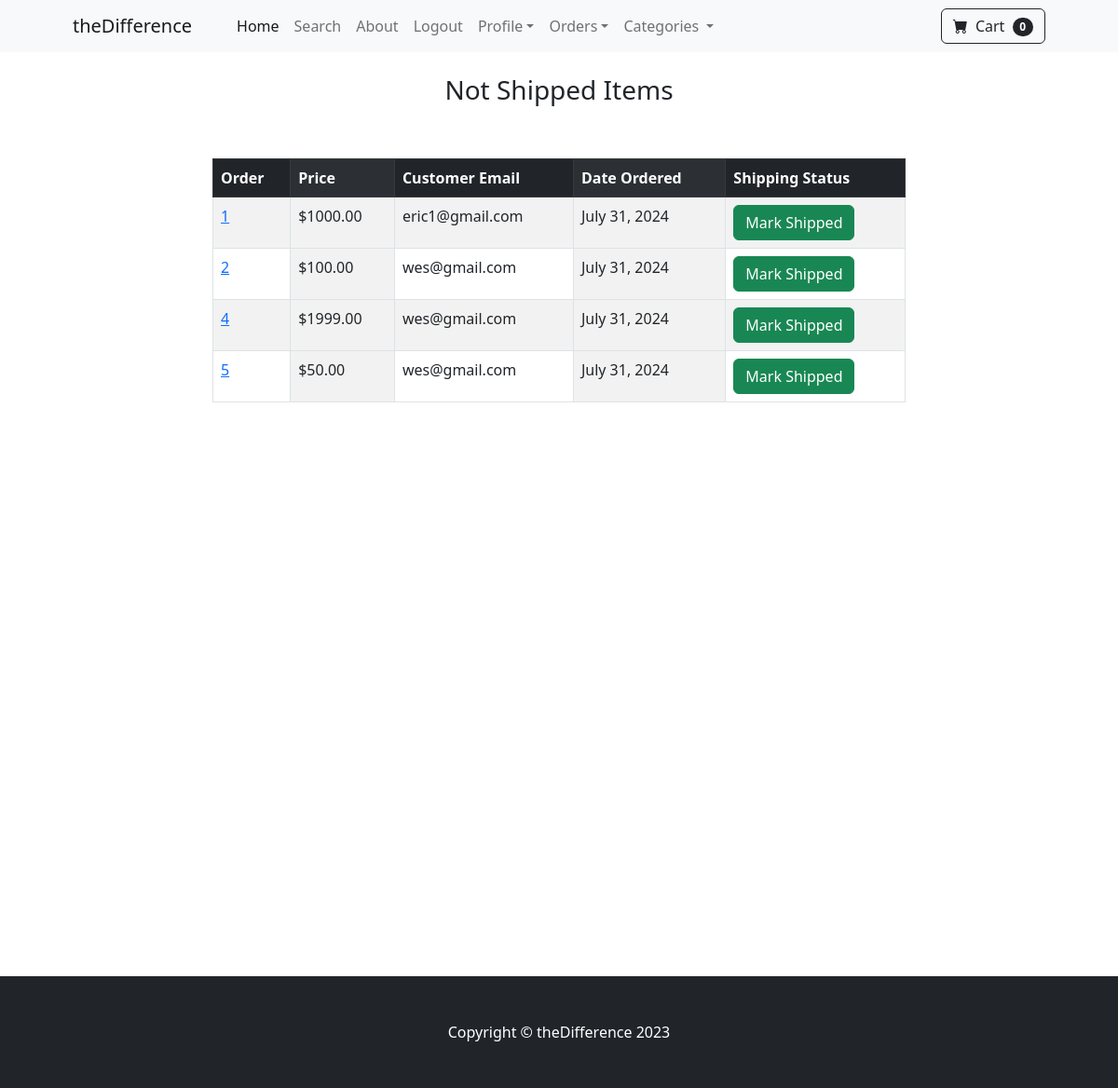
/payment/not_shipped_dash (signed in), run on an earlier commit of the app's database.
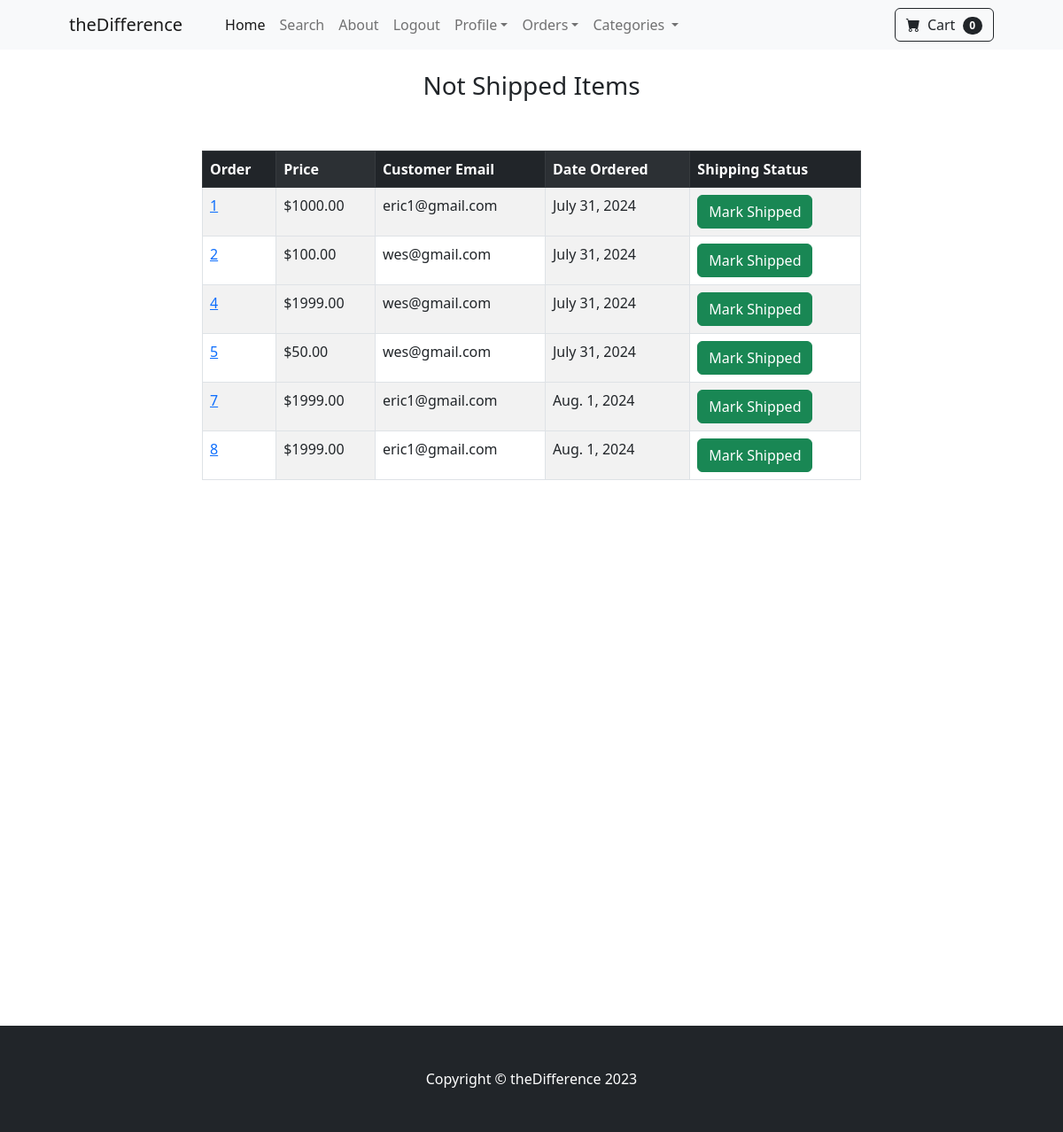
And on a later commit of the database.
### payment/models.py (models this page shows, shortened)
class Order(models.Model):
    user = models.ForeignKey(User, on_delete=models.CASCADE, null=True, blank=True)
    full_name = models.CharField(max_length=255)
    email = models.EmailField(max_length=255)
    shipping_address = models.TextField(max_length=15000)
    amount_paid = models.DecimalField(max_digits=7, decimal_places=2)
    date_ordered = models.DateField(auto_now_add=True)
    shipped = models.BooleanField(default=False)
    date_shipped = models.DateTimeField(blank=True, null=True)

### payment/views.py (the view, shortened to what this page needs)
# urls.py: path("not_shipped_dash", views.not_shipped_dash, name="not_shipped_dash"),
def not_shipped_dash(request):
    if request.user.is_authenticated and request.user.is_superuser:
        orders = Order.objects.filter(shipped=False)
        return render(
            request,
            "payment/not_shipped_dash.html",
            {"orders": orders},
        )
    else:
        messages.success(request, "Access Denied!")
        return redirect("home")

### cart/cart.py (called while the page is built)
    def __len__(self):
        return len(self.cart)

### cart/context_processors.py (called while the page is built)
def cart(request):
    return{'cart':Cart(request)}

### store/context_processors.py (called while the page is built)
def categories_processor(request):
    categories = Category.objects.all()
    return {"categories": categories}

### payment/templates/payment/not_shipped_dash.html (shortened to what this page needs)
{% extends 'base.html' %} {% block content %}
<br/>
<div class="container">
  <div class="row">
    <center>
      <div class="col-8">
       <h3>Not Shipped Items</h3>
       <br/><br/>
       <table class="table table-striped table-striped-columns table-hover table-bordered" >
        <thead class="table-dark">
          <tr>
            <th scope="col">Order</th>
            <th scope="col">Price</th>
            <th scope="col">Customer Email</th>
            <th scope="col">Date Ordered</th>
            <th scope="col">Shipping Status</th>
          </tr>
        </thead>
        <tbody>
{% for item in orders  %}
          <tr>
            <td><a href="{% url 'orders' item.id %}">{{item.id}}</a></td>
            <td>${{item.amount_paid}}</td>
            <td>{{ item.email }}</td>
            <td>{{ item.date_ordered }}</td>
            <td>
<form method="POST">
  <button type="submit" class="btn btn-success btn-small">Mark Shipped</button>
</form>
            </td>
          </tr>
 {% endfor %}
        </tbody>
      </table>
      </div>
    </center>
  </div>
</div>
<br/><br/><br/><br/><br/><br/><br/><br/><br/><br/><br/><br/><br/><br/><br/><br/><br/><br/><br/><br/><br/><br/><br/><br/><br/>
{% endblock %}

### store/templates/base.html (shortened to what this page needs)
{% load static %}
<!DOCTYPE html>
<html lang="en">
  <head>
    <link
      href="https://cdn.jsdelivr.net/npm/bootstrap-icons@1.5.0/font/bootstrap-icons.css"
      rel="stylesheet"
    />
    <link href="{% static 'css/styles.css'%}" rel="stylesheet" />
  </head>
  <body>
    {% include 'navbar.html' %}  {% block content %} {% endblock %}
    <footer class="py-5 bg-dark">
      <div class="container">
        <p class="m-0 text-center text-white">
          Copyright &copy; theDifference 2023
        </p>
      </div>
    </footer>
  </body>
</html>

### store/templates/navbar.html (shortened to what this page needs)
<nav class="navbar navbar-expand-lg navbar-light bg-light">
  <div class="container px-4 px-lg-5">
    <a class="navbar-brand" href="{% url 'home' %}">theDifference</a>
    <div class="collapse navbar-collapse" id="navbarSupportedContent">
      <ul class="navbar-nav me-auto mb-2 mb-lg-0 ms-lg-4">
        <li class="nav-item">
          <a class="nav-link active" aria-current="page" href="{% url 'home' %}"
            >Home</a
          >
        </li>
        <li class="nav-item">
          <a class="nav-link" href="{% url 'search' %}">Search</a>
        </li>
        <li class="nav-item">
          <a class="nav-link" href="{% url 'about' %}">About</a>
        </li>
        {% if user.is_authenticated %}
        <li class="nav-item">
          <a class="nav-link" href="{% url 'logout' %}"> Logout</a>
        </li>
        <li class="nav-item dropdown">
          <a
            class="nav-link dropdown-toggle"
            id="navbarDropdown"
            href="#"
            role="button"
            data-bs-toggle="dropdown"
            aria-expanded="false"
            >Profile</a
          >
        </li>
{% if user.is_superuser %}
        <li class="nav-item dropdown">
          <a
            class="nav-link dropdown-toggle"
            id="navbarDropdown"
            href="#"
            role="button"
            data-bs-toggle="dropdown"
            aria-expanded="false"
            >Orders</a
          >
        </li>
        {% endif %}
        {% endif %}
        <li class="nav-item dropdown">
          <a class="nav-link dropdown-toggle" id="navbarDropdown" href="#" role="button" data-bs-toggle="dropdown" aria-expanded="false">
              Categories
          </a>
      </li>
      </ul>
      <form class="d-flex">
        <a href="{% url 'cart_summary' %}" class="btn btn-outline-dark"
          ><i class="bi-cart-fill me-1"></i>
          Cart
          <span
            class="badge bg-dark text-white ms-1 rounded-pill"
            id="cart_quantity"
            >{{ cart|length }}</span
          ></a
        >
      </form>
    </div>
  </div>
</nav>

What changed in the data, as far as the page shows it:
added Order: id "7", amount_paid "1999.00", email "eric1@gmail.com", date_ordered "Aug. 1, 2024"
added Order: id "8", amount_paid "1999.00", email "eric1@gmail.com", date_ordered "Aug. 1, 2024"
